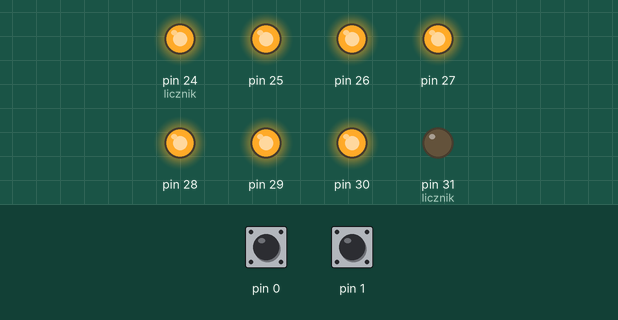
Bench run of a sketch on a simulated Arduino Mega 2560, built with avr-gcc and run on an emulated ATmega2560. Shown: output pins drawn as LEDs (lit = HIGH). The test bench sets the inputs (shaded band); at power-on: pin 0 HIGH, pin 1 HIGH.

Above: at 0.2 s.
At 1.2 s:
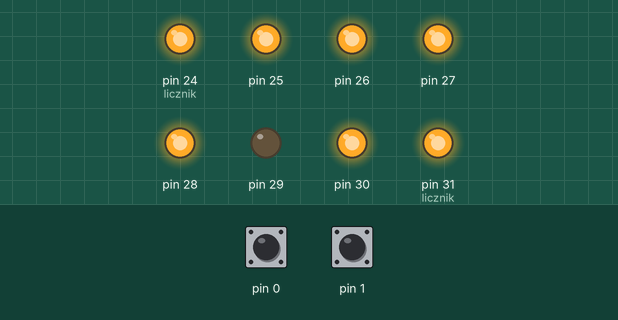
At 1.7 s:
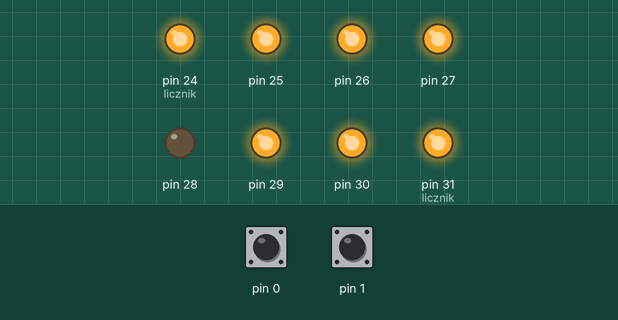
At 2.2 s:
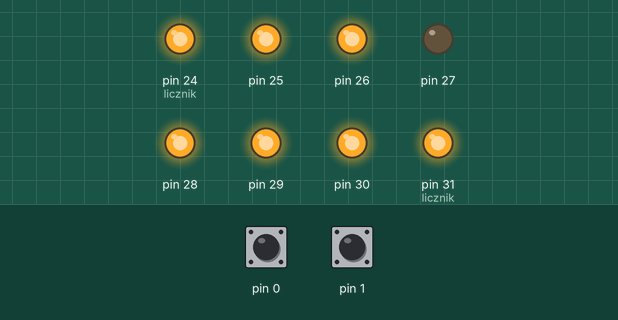
At 3.2 s:
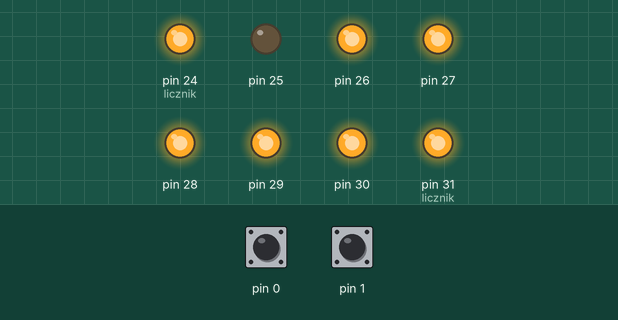
At 4.7 s:
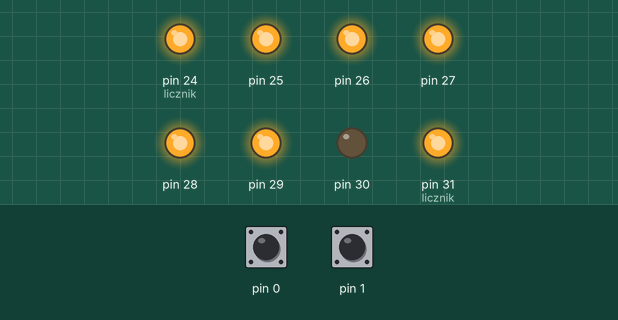
Timing chart, 0 to 5.2 s (numbered marks = the images above):
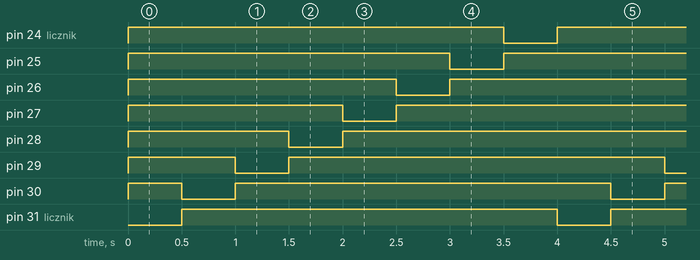

Measured:
- by itself, pin 24 (licznik), pin 25–30, pin 31 (licznik): alternates HIGH for 3.5 s and LOW for 0.50 s
- by itself, everything shown: repeats every 4.0 s, in 16 steps

The sketch:

diode_strap.ino
```cpp
// on board in labolatory HIGH means OFF

void setup() {
  // set pins as input and turn off LED
  for (int i = 24; i <= 31; i++) {
    pinMode(i, OUTPUT);
    digitalWrite(i, HIGH);
  }

  // set pins as input
  pinMode(0, INPUT_PULLUP);
  pinMode(1, INPUT_PULLUP);

}

int licznik = 31;
boolean dir = 0;

void loop() {

  if (digitalRead(1) == LOW) {
    dir = 1;
  }

  if (digitalRead(0) == LOW) {
    dir = 0;
  }

  digitalWrite(licznik, LOW);
  delay(500);
  digitalWrite(licznik, HIGH);

  // checking direction
  if (dir == 0) {
    if (licznik != 24) {
      licznik--;
    }
    else {
      licznik = 31;
    }
  }
  else {
    if (licznik != 31) {
      licznik++;

    }
    else {
      licznik = 24;
    }
  }


}
```
